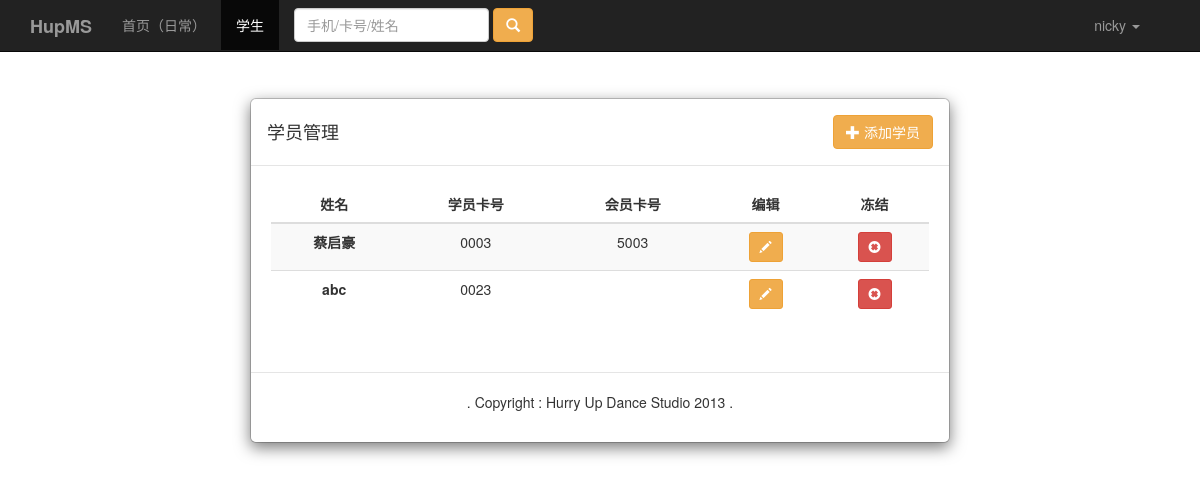
Screenshot of /students.php (signed in) with the database file from the repository.
### tables this page shows
CREATE TABLE IF NOT EXISTS `hupms_student` (
  `Id` int(11) NOT NULL AUTO_INCREMENT,
  `Name` varchar(255) DEFAULT NULL,
  `Nickname` varchar(255) DEFAULT NULL,
  `No` varchar(255) DEFAULT NULL,
  `Novip` varchar(255) DEFAULT NULL,
  `Tel` varchar(255) DEFAULT NULL,
  `Mail` varchar(255) DEFAULT NULL,
  `Identity` varchar(255) DEFAULT NULL,
  `School` varchar(255) DEFAULT NULL,
  `Intro` text,
  `Lcount` int(11) DEFAULT NULL,
  `Vflag` int(11) DEFAULT NULL,
  `Vdate` date DEFAULT NULL,
  `Del` int(11) DEFAULT NULL,
  PRIMARY KEY (`Id`)
);

### students.php (the view, shortened to what this page needs)
<!DOCTYPE html>
<html lang="en">
  <?php include("include_head.php"); ?>
  <body>
    <?php include("include_nav.php"); ?>
    <div class="container">
      <div class="modal-dialog">
        <div class="modal-content">
          <div class="modal-header">
            <table width="100%">
              <tr>
                <td>
                  <h4 class="modal-title">学员管理</h4>
                </td>
                <td align="right">
                  <a href="student_add.php" class="btn btn-warning">
                    <span class="glyphicon glyphicon-plus"></span>
                    <span>添加学员</span>
                  </a>
                </td>
              </tr>
            </table>
          </div>
          <div class="modal-body">
            <table class="table table-striped text-center">
              <thead>
                <tr>
                  <th class="text-center">姓名</th>
                  <th class="text-center hidden-xs">学员卡号</th>
                  <th class="text-center hidden-xs">会员卡号</th>
                  <th class="text-center hidden-xs">编辑</th>
                  <th class="text-center hidden-xs">冻结</th>
                </tr>
              </thead>
              <tbody>
                <?php
                  $sql="select * from hupms_student where Del=0 order by No;";
                  $result=mysql_query($sql);
                  while($rs=mysql_fetch_object($result)){
                ?>
                <tr>
                  <td><strong><?php echo $rs->Name;?></strong></td>
                  <td class="hidden-xs">
                    <?php echo $rs->No; ?>
                  </td>
                  <td>
                    <?php
                    echo $rs->Novip;
                    ?>
                  </td>
                  <td class="hidden-xs">
                    <a class="btn btn-warning btn-sm" href="student.php?id=<?php echo $rs->Id;?>">
                      <span class="glyphicon glyphicon-pencil"></span>
                    </a>
                  </td>
                  <td class="hidden-xs">
                    <a class="btn btn-danger btn-sm" href="#" onClick="confirmDelete(<?php echo $rs->Id;?>,'<?php echo $rs->Name;?>','<?php echo $rs->No;?>')">
                      <span class="glyphicon glyphicon-remove-sign"></span>
                    </a>
                  </td>
                </tr>
                <?php
                  }
                ?>
              </tbody>
            </table>
          </div>
          <div class="modal-footer">
            <p class="text-center">. Copyright : Hurry Up Dance Studio 2013 .</p>
          </div>
        </div>
      </div>
    </div>
  </body>
</html>

### css/hup.css (style rules this page uses)
body { padding-top: 68px; }
a { color:#000000; }

### rows the page displays
hupms_student: Name "蔡启豪", No "0003", Novip "5003"
hupms_student: Name "abc", No "0023"

### other values shown
$_COOKIE["Name"] "nicky"
